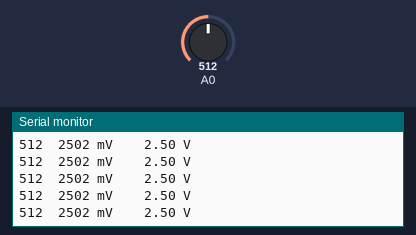
Bench run of a sketch on a simulated Arduino Uno, built with avr-gcc and run on an emulated ATmega328P. On the bench: the last lines printed to the serial monitor. The test bench sets the inputs (shaded band); at power-on: A0 = 512.

Above: at 1.2 s.
1.3 s: A0 set to 716
At 1.32 s:
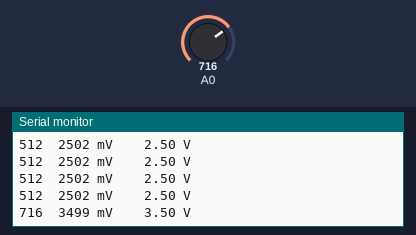
2.8 s: A0 set to 900
At 2.83 s:
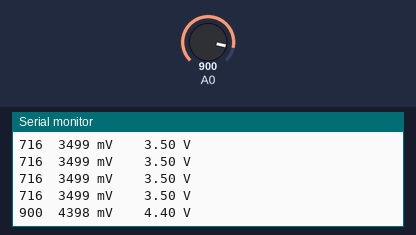
Timing chart, 0 to 5.8 s (numbered marks = the images above; inputs shaded):
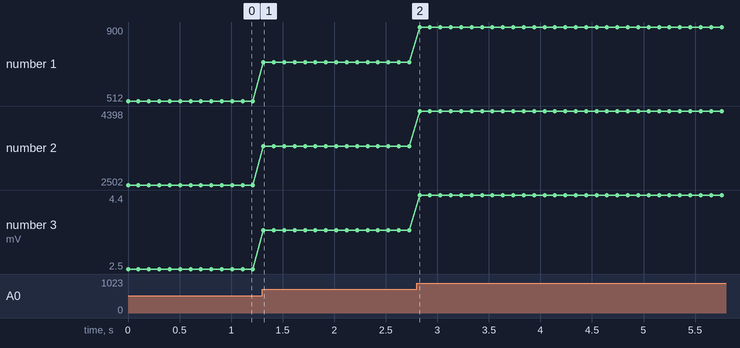

The sketch:

potentiometerSendToSerial.ino
```cpp
// Read a potentiometer value and send it to the serial port
//
// Pierre Rossel / 2024-11-25

void setup() {
  // put your setup code here, to run once:
  Serial.begin(9600);
}

void loop() {

  // Read an analog input, which returns a value between 0 and 1023
  int a0 = analogRead(A0);

  // convert analog input to voltage in millivolts
  long voltage = map(a0, 0, 1023, 0, 5000);

  float volts = voltage / 1000.0;

  Serial.print(a0);
  Serial.print("\t");
  Serial.print(voltage);
  Serial.print(" mV\t\t");
  Serial.print(volts);
  Serial.println(" V");

  delay(100);
}
```

Measured:
- after the input at 1.3 s, the serial monitor: prints a new line at once (image 1)
- after the input at 2.8 s, the serial monitor: prints a new line at once (image 2)
- plotted number 1: 512 → 716 after the input at 1.3 s, 716 → 900 after the input at 2.8 s
- plotted number 2: 2502 → 3499 after the input at 1.3 s, 3499 → 4398 after the input at 2.8 s
- plotted number 3: 2.5 → 3.5 after the input at 1.3 s, 3.5 → 4.4 after the input at 2.8 s
